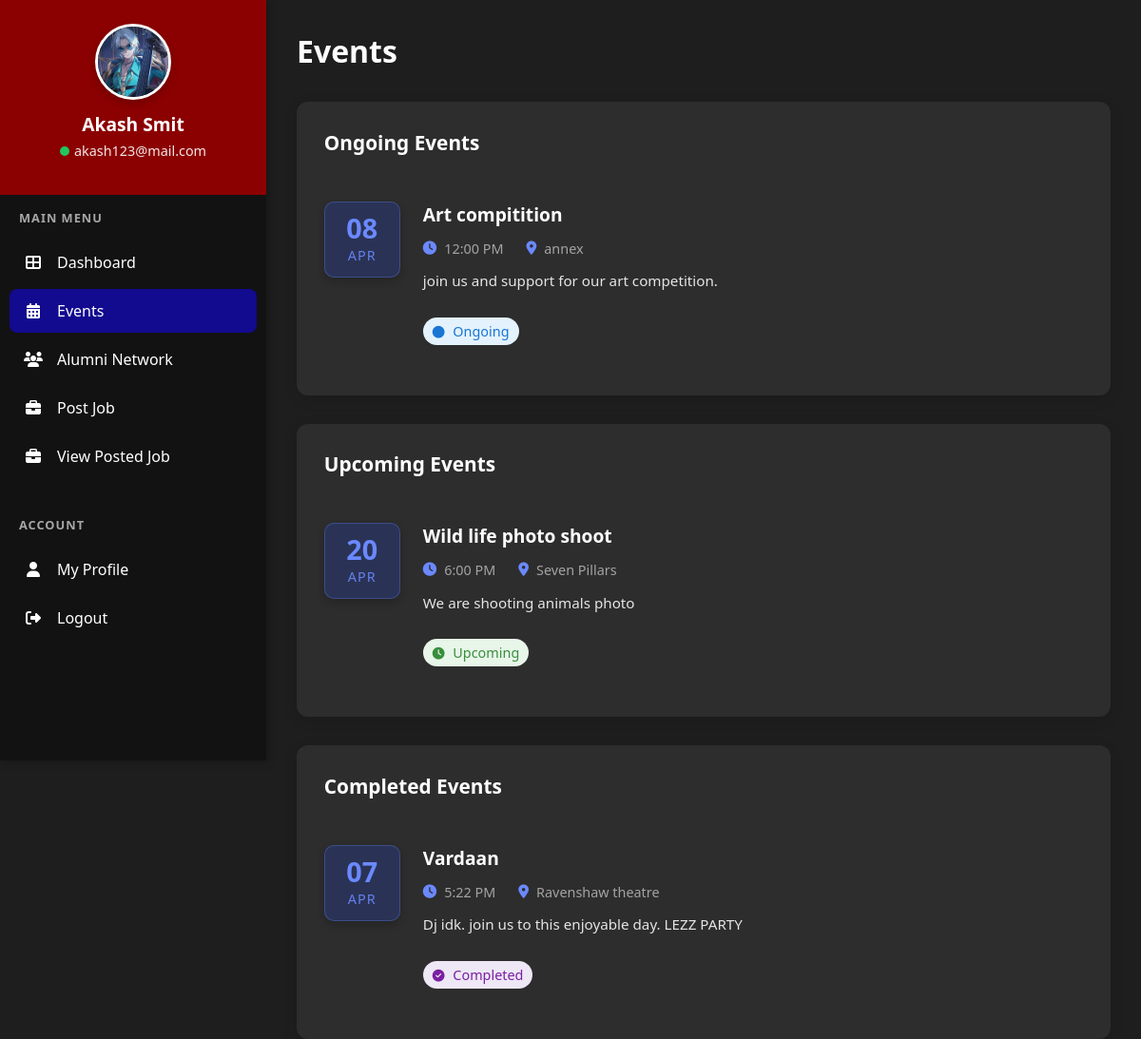
The app's page /dashboard-events/ (signed in) with its own data.
### ru/models.py (models this page shows, shortened)
class CustomUser(AbstractUser):
    age = models.PositiveIntegerField(null=True)
    c_id = models.CharField(max_length=20)
    batchno = models.CharField(max_length=20)
    c_name = models.CharField(max_length=100)
    gender = models.CharField(max_length=20, blank=True)
    profile_img = models.ImageField(upload_to='profile_images/', default="default_pf.png")
    Phone_no = models.IntegerField(null=True, blank=True)
    location = models.TextField(default='', blank=True)
    bio = models.TextField(default='', blank=True)  # or some other appropriate default
    subject = models.CharField(max_length=100, default='', blank=True)
    social_links = models.JSONField(default=dict, blank=True, null=False)  # Store social links as JSON
    is_verified = models.BooleanField(default=False)  # New field to track verification status

class RavenshawEvent(models.Model):
    STATUS_CHOICES = (
        ('upcoming', 'Upcoming'),
        ('ongoing', 'Ongoing'),
        ('completed', 'Completed'),
        ('cancelled', 'Cancelled'),
    )
    event_name = models.CharField(max_length=200)
    event_date = models.DateTimeField()
    event_location = models.CharField(max_length=200)
    event_description = models.TextField()
    status = models.CharField(max_length=20, choices=STATUS_CHOICES, default='upcoming')
    created_at = models.DateTimeField(auto_now_add=True)
    updated_at = models.DateTimeField(auto_now=True)  # Tracks when the event was last modified
    event_img = models.ImageField(upload_to='event_images/', default="#")
    class Meta:
        ordering = ['-event_date']
        verbose_name = 'Ravenshaw Event'
        verbose_name_plural = 'Ravenshaw Events'

### ru/views.py (the view)
# urls.py: path('dashboard-events/', views.dashboard_events, name='dashboard-events'),
@login_required(login_url='login')
def dashboard_events(request):
    ongoing_events = RavenshawEvent.objects.filter(status='ongoing').order_by('event_date')
    upcoming_events = RavenshawEvent.objects.filter(status='upcoming').order_by('event_date')
    completed_events = RavenshawEvent.objects.filter(status='completed').order_by('-event_date')  # Most recent first
    cancelled_events = RavenshawEvent.objects.filter(status='cancelled').order_by('-event_date')  # Most recent first
    context = {
        'user': request.user,
        'ongoing_events': ongoing_events,
        'upcoming_events': upcoming_events,
        'completed_events': completed_events,
        'cancelled_events': cancelled_events
    }
    return render(request, 'dashboard-events.html', context)

### templates/dashboard-events.html (shortened to what this page needs)
{% load static %}
<!DOCTYPE html>
<html lang="en">
<head>
    <link rel="stylesheet" href="{% static 'dashboard-events.css' %}">
    <link rel="stylesheet" href="https://cdnjs.cloudflare.com/ajax/libs/font-awesome/6.5.1/css/all.min.css">
</head>
<body>
<div class="container">
     <div class="sidebar">
        <div class="profile-section">
            <div class="profile-pic">
                <img src="{{ user.profile_img.url }}" alt="Profile" class="avatar">
            </div>
            <div class="user-name">{{ user.first_name }} {{ user.last_name }}</div>
            <div class="user-email"><span class="status-indicator"></span>{{ user.email }}</div>
        </div>
        <div class="menu-section">
            <h3>Main Menu</h3>
            <ul class="menu-items">
                <li class="menu-item">
                    <i class="fas fa-th-large"></i>
                    <a href="{% url 'dashboard' %}">Dashboard</a>
                </li>
                <li class="menu-item active">
                    <i class="fas fa-calendar-alt"></i>
                    <a href="{% url 'dashboard-events' %}">Events</a>
                </li>
                <li class="menu-item">
                    <i class="fas fa-users"></i>
                    <a href="{% url 'dashboard-network' %}">Alumni Network</a>
                </li>
                <li class="menu-item">
                    <i class="fas fa-briefcase"></i>
                    <a href="{% url 'job-post-create' %}">Post Job</a>
                </li>
                <li class="menu-item">
                    <i class="fas fa-briefcase"></i>
                    <a href="{% url 'dashboard-jobs' %}">View Posted Job</a>
                </li>
            </ul>
        </div>
        <div class="menu-section">
            <h3>Account</h3>
            <ul class="menu-items">
                <li class="menu-item">
                    <i class="fas fa-user"></i>
                    <a href="{% url 'dashboard-profile' %}">My Profile</a>
                </li>
                <li class="menu-item">
                    <i class="fas fa-sign-out-alt"></i>
                    <a href="{% url 'logout' %}">Logout</a>
                </li>
            </ul>
        </div>
    </div>
    <div class="main-content">
        <div class="header">
            <h1 class="page-title">Events</h1>
        </div>
        {% if ongoing_events %}
        <div class="recent-section">
            <div class="section-header">
                <h2 class="section-title">Ongoing Events</h2>
            </div>
            <ul class="event-list-full">
                {% for event in ongoing_events %}
                <li class="event-item-full">
                    <div class="event-date">
                        <div class="date-day">{{ event.event_date|date:"d" }}</div>
                        <div class="date-month">{{ event.event_date|date:"M" }}</div>
                    </div>
                    <div class="event-details">
                        <div class="event-title">{{ event.event_name }}</div>
                        <div class="event-info">
                            <span class="event-time"><i class="fas fa-clock"></i> {{ event.event_date|date:"g:i A" }}</span>
                            <span class="event-location"><i class="fas fa-map-marker-alt"></i> {{ event.event_location }}</span>
                        </div>
                        <div class="event-description">
                            {{ event.event_description }}
                        </div>
                        <div class="event-status ongoing">
                            <span><i class="fas fa-circle"></i> Ongoing</span>
                        </div>
                    </div>
                </li>
                {% endfor %}
            </ul>
        </div>
        {% endif %}
        <div class="recent-section">
            <div class="section-header">
                <h2 class="section-title">Upcoming Events</h2>
            </div>
            <ul class="event-list-full">
                {% for event in upcoming_events %}
                <li class="event-item-full">
                    <div class="event-date">
                        <div class="date-day">{{ event.event_date|date:"d" }}</div>
                        <div class="date-month">{{ event.event_date|date:"M" }}</div>
                    </div>
                    <div class="event-details">
                        <div class="event-title">{{ event.event_name }}</div>
                        <div class="event-info">
                            <span class="event-time"><i class="fas fa-clock"></i> {{ event.event_date|date:"g:i A" }}</span>
                            <span class="event-location"><i class="fas fa-map-marker-alt"></i> {{ event.event_location }}</span>
                        </div>
                        <div class="event-description">
                            {{ event.event_description }}
                        </div>
                        <div class="event-status upcoming">
                            <span><i class="fas fa-clock"></i> Upcoming</span>
                        </div>
                    </div>
                </li>
                {% endfor %}
            </ul>
        </div>
        {% if completed_events %}
        <div class="recent-section">
            <div class="section-header">
                <h2 class="section-title">Completed Events</h2>
            </div>
            <ul class="event-list-full">
                {% for event in completed_events %}
                <li class="event-item-full">
                    <div class="event-date">
                        <div class="date-day">{{ event.event_date|date:"d" }}</div>
                        <div class="date-month">{{ event.event_date|date:"M" }}</div>
                    </div>
                    <div class="event-details">
                        <div class="event-title">{{ event.event_name }}</div>
                        <div class="event-info">
                            <span class="event-time"><i class="fas fa-clock"></i> {{ event.event_date|date:"g:i A" }}</span>
                            <span class="event-location"><i class="fas fa-map-marker-alt"></i> {{ event.event_location }}</span>
                        </div>
                        <div class="event-description">
                            {{ event.event_description }}
                        </div>
                        <div class="event-status completed">
                            <span><i class="fas fa-check-circle"></i> Completed</span>
                        </div>
                    </div>
                </li>
                {% endfor %}
            </ul>
        </div>
        {% endif %}
    </div>
</div>
</body>
</html>

### records on screen
CustomUser: profile_img (picture), first_name "Akash", last_name "Smit", email "akash123@mail.com"
RavenshawEvent: event_date "08", event_date "APR", event_name "Art compitition", event_date "12:00 PM", event_location "annex", event_description "join us and support for our art competition."
RavenshawEvent: event_date "20", event_date "APR", event_name "Wild life photo shoot", event_date "6:00 PM", event_location "Seven Pillars", event_description "We are shooting animals photo"
RavenshawEvent: event_date "07", event_date "APR", event_name "Vardaan", event_date "5:22 PM", event_location "Ravenshaw theatre", event_description "Dj idk. join us to this enjoyable day. LEZZ PARTY"
